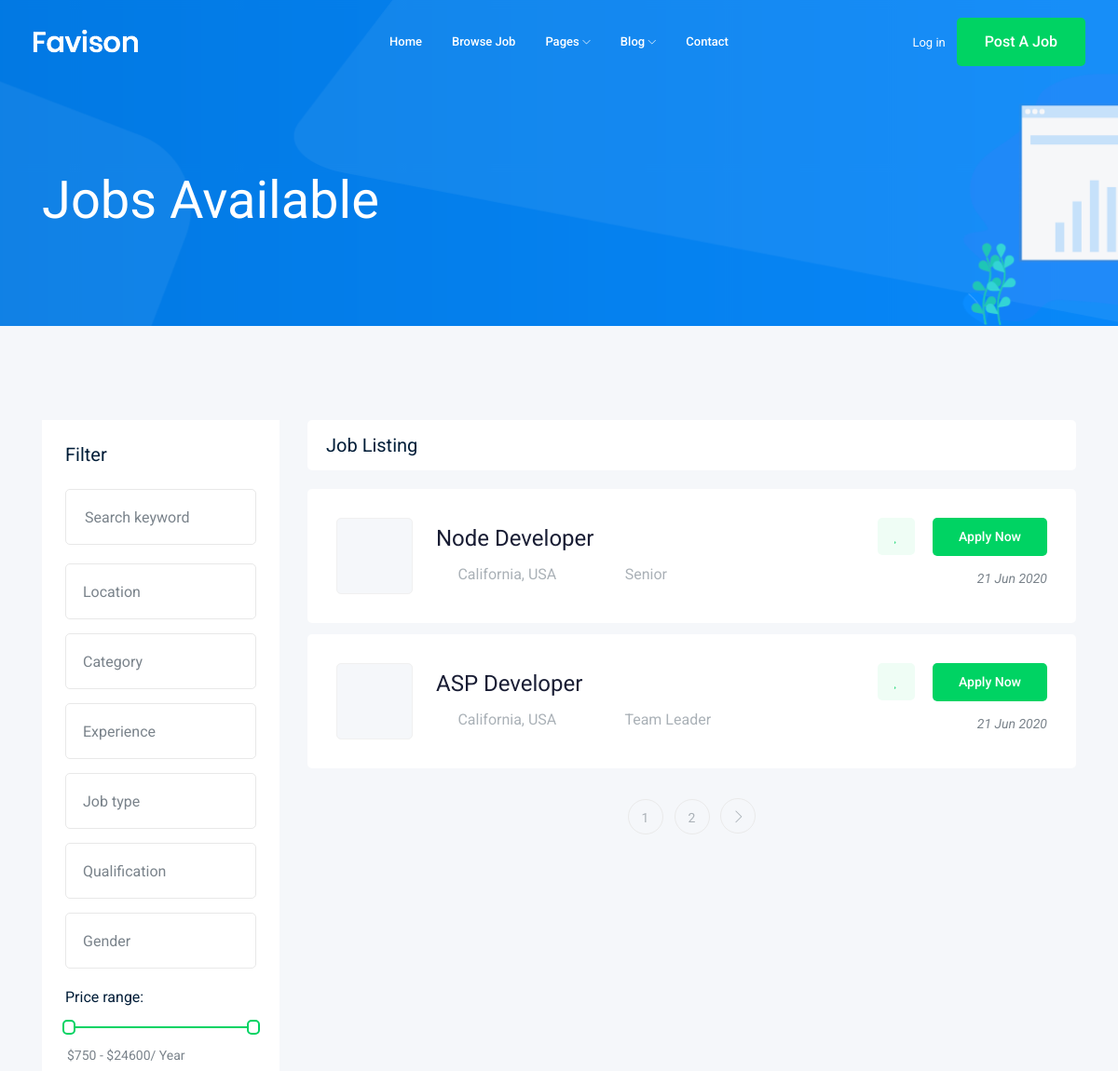
The page /jobs/ (upper part) on the database as committed earlier.
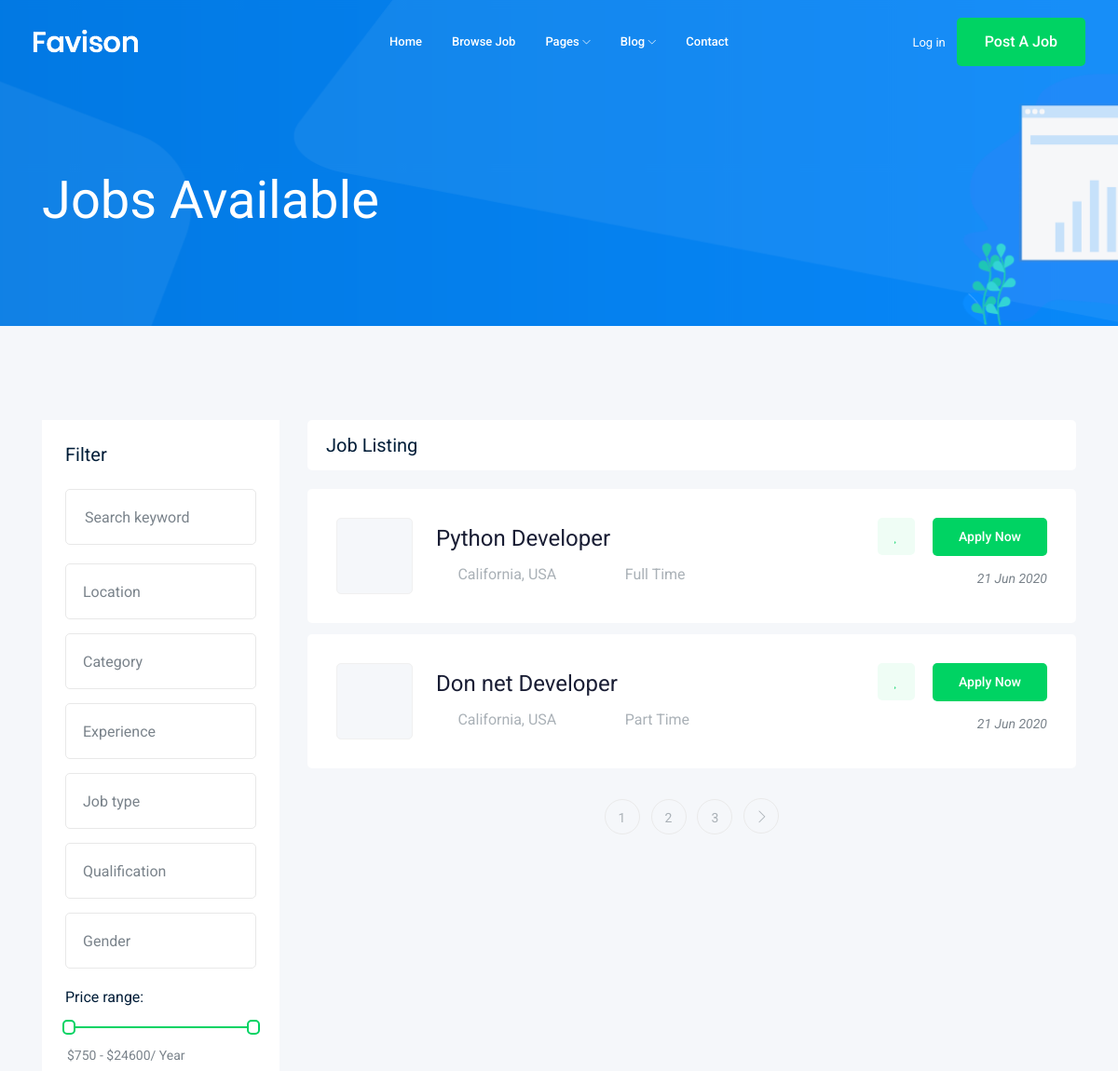
The same page on the database as committed later.
### job/models.py (models this page shows, shortened)
class Job(models.Model):
    JOB_TYPE = [
        ('Full Time', 'Full Time'),
        ('Part Time', 'Part Time'),
    ]
    title = models.CharField(max_length=50)
    job_type = models.CharField(choices=JOB_TYPE, max_length=50)
    description = models.TextField(max_length=1000)
    vacancy = models.IntegerField(default=1)
    salary = models.IntegerField(default=0)
    experience = models.IntegerField(default=0)
    published_at = models.DateField(auto_now=True)
    category = models.ForeignKey(Category, on_delete=models.CASCADE)
    image = models.ImageField(upload_to=image_upload)
    slug = models.SlugField(null=True, blank=True)

### job/views.py (the view)
# urls.py: path('', views.job_list),
def job_list(request):
    jobs = Job.objects.all()
    paginator = Paginator(jobs, 2)  # Show 2 contacts per page.
    page_number = request.GET.get('page')
    page_obj = paginator.get_page(page_number)
    context = {
        'jobs': page_obj
    }
    return render(request, 'job/job_list.html', context)

### job/templates/job/job_list.html (shortened to what this page needs)
{% extends 'base.html' %}
{%block content%}
    <div class="bradcam_area bradcam_bg_1">
        <div class="container">
            <div class="row">
                <div class="col-xl-12">
                    <div class="bradcam_text">
                        <h3>{{jobs.count}} Jobs Available</h3>
                    </div>
                </div>
            </div>
        </div>
    </div>
    <div class="job_listing_area plus_padding">
        <div class="container">
            <div class="row">
                <div class="col-lg-3">
                    <div class="job_filter white-bg">
                        <div class="form_inner white-bg">
                            <h3>Filter</h3>
                            <form action="#">
                                <div class="row">
                                    <div class="col-lg-12">
                                        <div class="single_field">
                                            <input type="text" placeholder="Search keyword">
                                        </div>
                                    </div>
                                    <div class="col-lg-12">
                                    </div>
                                    <div class="col-lg-12">
                                    </div>
                                    <div class="col-lg-12">
                                    </div>
                                    <div class="col-lg-12">
                                    </div>
                                    <div class="col-lg-12">
                                    </div>
                                    <div class="col-lg-12">
                                    </div>
                                </div>
                            </form>
                        </div>
                        <div class="range_wrap">
                            <label for="amount">Price range:</label>
                            <div id="slider-range"></div>
                            <p>
                                <input type="text" id="amount" readonly style="border:0; color:#7A838B; font-size: 14px; font-weight:400;">
                            </p>
                        </div>
                    </div>
                </div>
                <div class="col-lg-9">
                    <div class="recent_joblist_wrap">
                        <div class="recent_joblist white-bg ">
                            <div class="row align-items-center">
                                <div class="col-md-6">
                                    <h4>Job Listing</h4>
                                </div>
                            </div>
                        </div>
                    </div>
                    {% for job in jobs %}
                    <div class="job_lists m-0">
                        <div class="row">
                            <div class="col-lg-12 col-md-12">
                                <div class="single_jobs white-bg d-flex justify-content-between">
                                    <div class="jobs_left d-flex align-items-center">
                                        <div class="thumb">
                                        </div>
                                        <div class="jobs_conetent">
                                            <a href="{% url 'jobs:job_detail' job.slug %}"><h4>{{job.title}}</h4></a>
                                            <div class="links_locat d-flex align-items-center">
                                                <div class="location">
                                                    <p> <i class="fa fa-map-marker"></i> California, USA</p>
                                                </div>
                                                <div class="location">
                                                    <p> <i class="fa fa-clock-o"></i> {{job.job_type}}</p>
                                                </div>
                                            </div>
                                        </div>
                                    </div>
                                    <div class="jobs_right">
                                        <div class="apply_now">
                                            <a class="heart_mark" href="#"> <i class="fa fa-heart"></i> </a>
                                            <a href="{% url 'jobs:job_detail' job.slug %}" class="boxed-btn3">Apply Now</a>
                                        </div>
                                        <div class="date">
                                            <p>{{job.published_at|date:'d M o'}}</p>
                                        </div>
                                    </div>
                                </div>
                            </div>
                        </div>
                        {% endfor %}
                        {% if jobs.has_other_pages %}
                            <div class="row">
                                <div class="col-lg-12">
                                    <div class="pagination_wrap">
                                        <ul>
                                            {% for i in jobs.paginator.page_range %}
                                                <li><a href="?page={{i}}"><span>{{i}}</span></a></li>
                                            {% endfor %}
                                            {% if jobs.has_next %}
                                                <li><a href="?page={{ jobs.next_page_number }}"> <i class="ti-angle-right"></i> </a></li>
                                             {% endif %}
                                        </ul>
                                    </div>
                                </div>
                            </div>
                         {% endif %}
                    </div>
                </div>
            </div>
        </div>
    </div>
   {% endblock %}

### templates/base.html (shortened to what this page needs)
{% load static %}
<!doctype html>
<html class="no-js" lang="zxx">
<head>
    <link rel="stylesheet" href="{% static 'css/bootstrap.min.css' %}">
    <link rel="stylesheet" href="{% static 'css/owl.carousel.min.css' %}">
    <link rel="stylesheet" href="{% static 'css/magnific-popup.css' %}">
    <link rel="stylesheet" href="{% static 'css/font-awesome.min.css' %}">
    <link rel="stylesheet" href="{% static 'css/themify-icons.css' %}">
    <link rel="stylesheet" href="{% static 'css/nice-select.css' %}">
    <link rel="stylesheet" href="{% static 'css/flaticon.css' %}">
    <link rel="stylesheet" href="{% static 'css/jquery-ui.css' %}">
    <link rel="stylesheet" href="{% static 'css/gijgo.css' %}">
    <link rel="stylesheet" href="{% static 'css/animate.min.css' %}">
    <link rel="stylesheet" href="{% static 'css/slicknav.css' %}">
    <link rel="stylesheet" href="{% static 'css/style.css' %}">
</head>
<body>
    <header>
        <div class="header-area ">
            <div id="sticky-header" class="main-header-area">
                <div class="container-fluid ">
                    <div class="header_bottom_border">
                        <div class="row align-items-center">
                            <div class="col-xl-3 col-lg-2">
                                <div class="logo">
                                    <a href="index.html">
                                        <img src="img/logo.png" alt="">
                                    </a>
                                </div>
                            </div>
                            <div class="col-xl-6 col-lg-7">
                                <div class="main-menu  d-none d-lg-block">
                                    <nav>
                                        <ul id="navigation">
                                            <li><a href="index.html">home</a></li>
                                            <li><a href="jobs.html">Browse Job</a></li>
                                            <li><a href="#">pages <i class="ti-angle-down"></i></a>
                                            </li>
                                            <li><a href="#">blog <i class="ti-angle-down"></i></a>
                                            </li>
                                            <li><a href="contact.html">Contact</a></li>
                                        </ul>
                                    </nav>
                                </div>
                            </div>
                            <div class="col-xl-3 col-lg-3 d-none d-lg-block">
                                <div class="Appointment">
                                    <div class="phone_num d-none d-xl-block">
                                        <a href="#">Log in</a>
                                    </div>
                                    <div class="d-none d-lg-block">
                                        <a class="boxed-btn3" href="#">Post a Job</a>
                                    </div>
                                </div>
                            </div>
                            <div class="col-12">
                            </div>
                        </div>
                    </div>
                </div>
            </div>
        </div>
    </header>
  {%block content%}
   {% endblock %}
</body>
</html>

Rows that differ between the two databases and show on the page:
removed Job: title "Node Developer", job_type "Senior", published_at "21 Jun 2020"
removed Job: title "ASP Developer", job_type "Team Leader", published_at "21 Jun 2020"
added Job: title "Python Developer", job_type "Full Time", published_at "21 Jun 2020"
added Job: title "Don net Developer", job_type "Part Time", published_at "21 Jun 2020"
Other text that changed with them:
new list line: "3"
